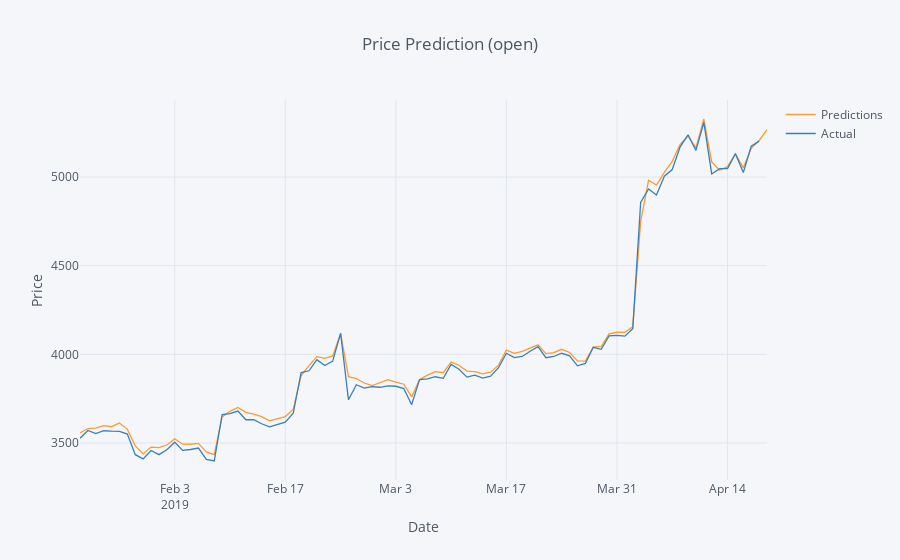
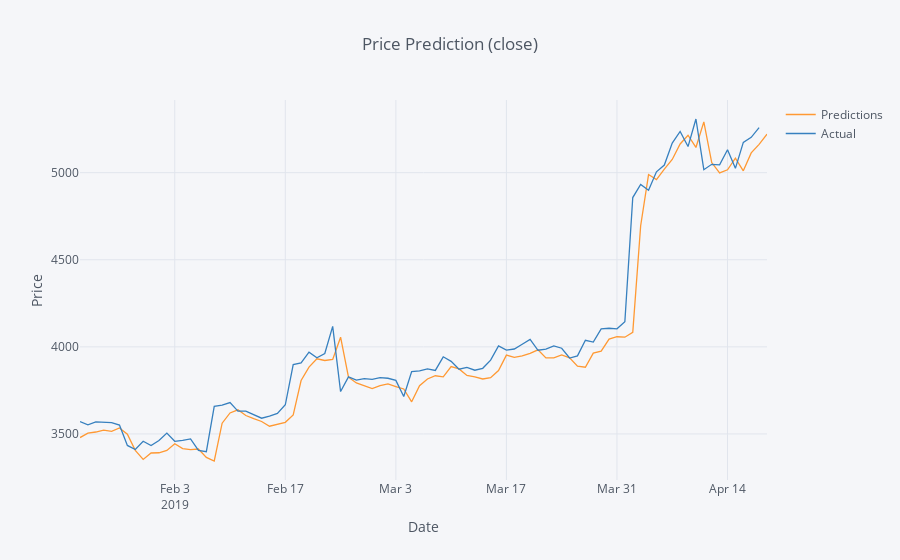
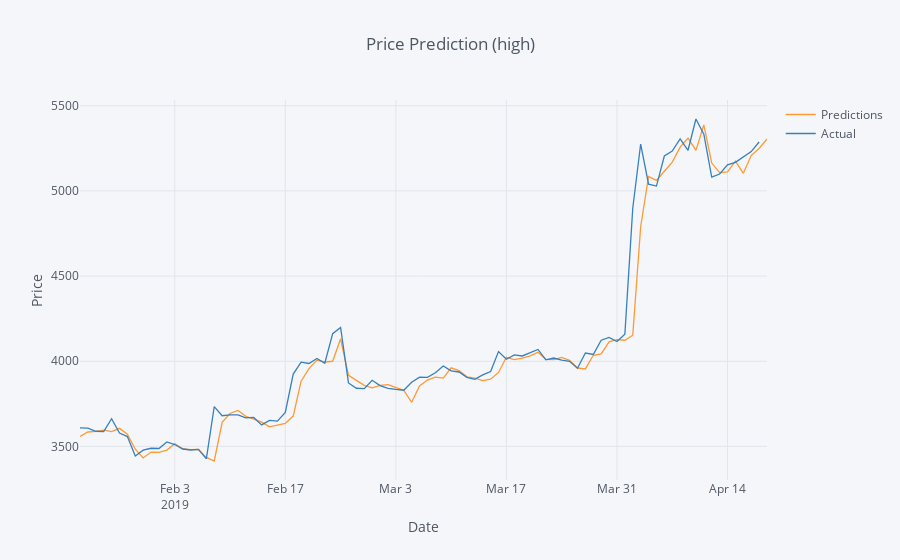
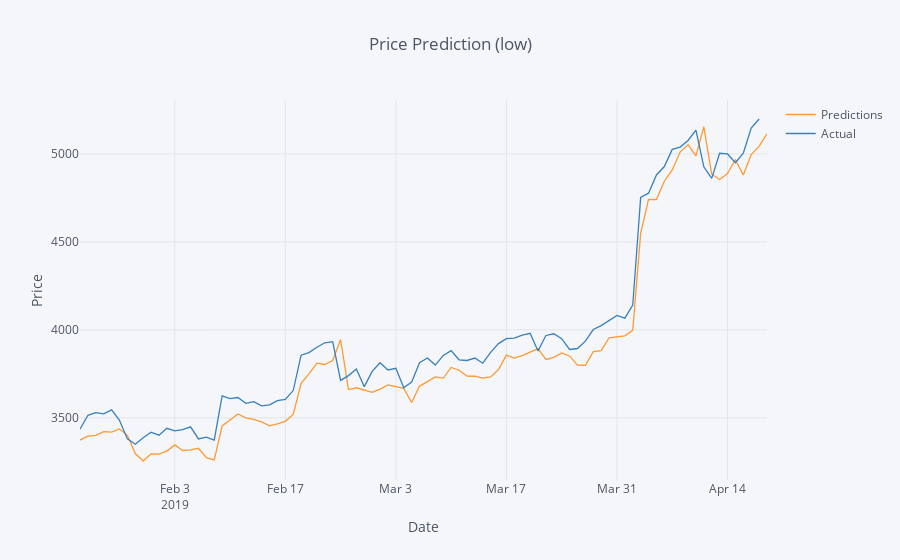

These figures' notebook cell, in order:
### Markdown cell above
# BTC Prediction With GRU

### Code cell
import csv
import numpy as np
from datetime import datetime, timedelta
from gru import Machine
import pandas as pd
import tensorflow as tf
from plotly.offline import init_notebook_mode
import cufflinks as cf

MODEL_PATH = "data/gru.hd5"
CSV_PATH = "data/binance-BTCUSD.csv"
TRAIN_TEST_RATE = 0.85

cf.go_offline()
init_notebook_mode(connected=True)

with open(CSV_PATH) as fin:
    reader = [dict(item) for item in csv.DictReader(fin)]
machine = Machine(reader)
(_, _, X_test, Y_test) = machine.split_data(TRAIN_TEST_RATE)

times = [int(item['openTime']) for item in reader]
times = times[int(len(times) * TRAIN_TEST_RATE) + 4:]
times = [datetime.utcfromtimestamp(t / 1000.0) for t in times]

model = tf.keras.models.load_model(MODEL_PATH)
pred = model.predict(X_test)

pred = machine.scaler.inverse_transform(pred)
Y_test = np.delete(Y_test, len(Y_test) - 1, 0)
Y_test = machine.scaler.inverse_transform(Y_test)

for (c, key) in enumerate(['open', 'close', 'high', 'low']):
    pred_df = pd.DataFrame({
        'Predictions': [item[c] for item in pred],
    }, index=times)
    act_df = pd.DataFrame({
        'Actual': [item[c] for item in Y_test]
    }, index=times[:-1])
    pd.concat([pred_df, act_df], axis=1).iplot(
        asFigure=False,
        kind='scatter',
        xTitle='Date',
        yTitle='Price',
        title=f'Price Prediction ({key})'
    )
